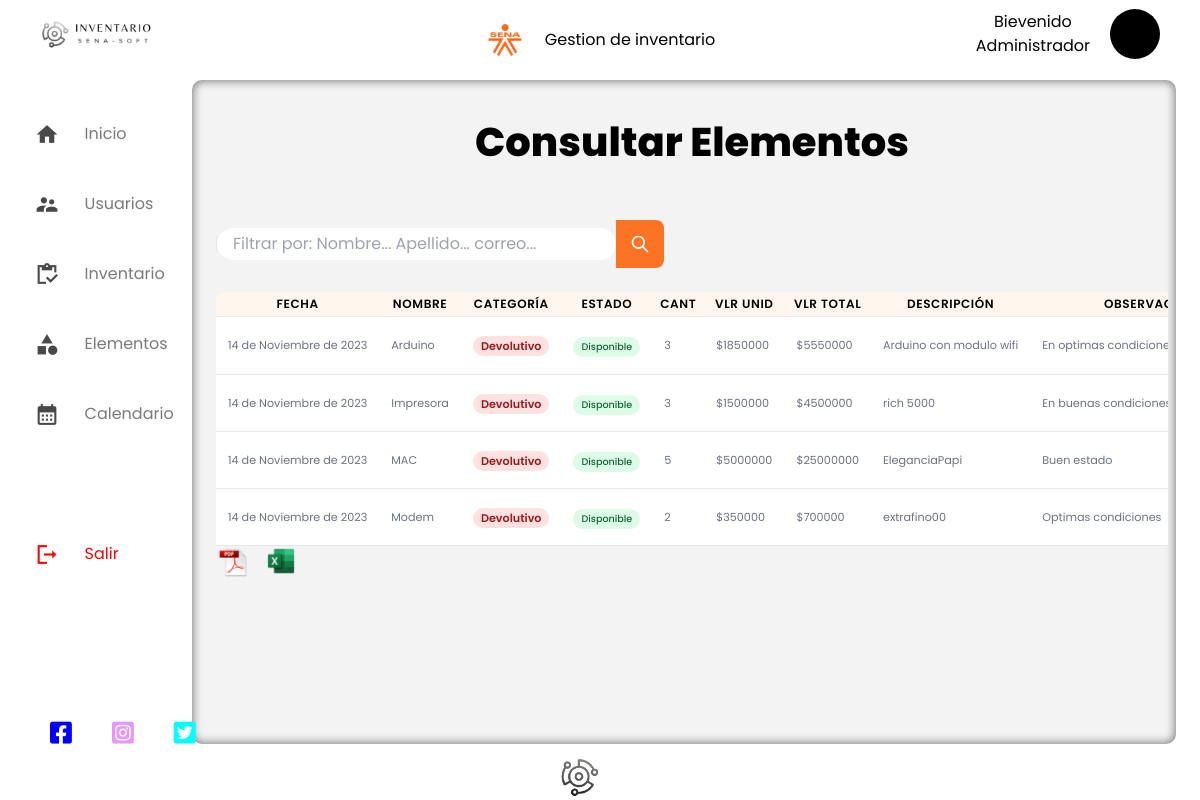
/consultarElementos/, run on the app's committed database.
### UsuariosSena/models.py (models this page shows, shortened)
class ElementosDevolutivo(models.Model):
    fechaElemento = models.DateField(auto_now_add=True)  # Manera 2 de hacerlo
    nombreElemento = models.CharField(max_length=25)
    categoriaElemento = models.CharField(
        max_length=25, choices=categoriaElemento, default="C"
    )
    estadoElemento = models.CharField(max_length=25, choices=estado, default="D")
    descripcionElemento = models.CharField(max_length=25)
    observacionElemento = models.CharField(max_length=25)
    cantidadElemento = models.IntegerField()
    valorUnidadElemento = models.IntegerField()
    valorTotalElemento = models.IntegerField(blank=True, null=True)
    serial = models.CharField(max_length=25, primary_key=True)
    facturaElemento = models.ImageField(
        upload_to="facturaElemento/", blank=True, null=True
    )  # Campo para la foto

### UsuariosSena/views.py (the view)
# urls.py: path("consultarElementos/", views.consultarElementos, name="consultarElementos"),
def consultarElementos(request):
    elementos = ElementosDevolutivo.objects.all()
    return render(
        request, "superAdmin/consultarElementos.html", {"elementos": elementos}
    )

### UsuariosSena/templates/superAdmin/consultarElementos.html (shortened to what this page needs)
{% extends '../superAdmin/basesuadmin.html' %}
{% load static %}
{% block extrastyle %}
<script src="https://cdn.tailwindcss.com"></script>
{% endblock extrastyle %}
{% block content %}
<section class="container  rounded-lg p-4 overflow-hidden m-2 ">
  <h1 class="text-[2.5rem] m-2 mb-16 font-extrabold text-center">Consultar Elementos</h1>
  <div class="flex mb-10 items-center w-full h-[1rem] border-l border-gray max-w-md " x-data="{ search: '' }">
    <div class="w-full ">
      <input type="search" class="w-full px-4 py-1 text-gray-800 rounded-full focus:outline-none" id="filtroEdad"
        placeholder="Filtrar por: Nombre... Apellido... correo... " onkeyup="filtrarTabla()" x-model="search">
    </div>
    <div>
      <button type="submit" class="flex items-center bg-[#fc7323] justify-center w-12 h-12 text-white rounded-r-lg"
        :class="(search.length > 0) ? 'bg-purple-500' : 'bg-gray-500 cursor-not-allowed'"
        :disabled="search.length == 0">
        <svg class="w-5 h-5" fill="none" stroke="currentColor" viewBox="0 0 24 24" xmlns="http://www.w3.org/2000/svg">
          <path stroke-linecap="round" stroke-linejoin="round" stroke-width="2"
            d="M21 21l-6-6m2-5a7 7 0 11-14 0 7 7 0 0114 0z"></path>
        </svg>
      </button>
    </div>
  </div>
  <div class="flex flex-col max-w-full overflow-x-auto mt-8">
    <div class="py-2 -my-2  sm:-mx-6 sm:px-6 lg:-mx-8 lg:px-8">
      <div class="inline-block scroll-auto overflow-hidden align-middle sm:rounded-lg">
        <table class="table-auto  overflow-scroll-hidden w-full" id="tablaPersonas">
          <thead>
            <tr>
              <th
                class="px-2 py-1 text-xs font-semibold leading-4 tracking-wider text-center text-black-500 uppercase border-b border-gray-200 bg-orange-50">
                Fecha</th>
              <th
                class="px-2 py-1 text-xs font-semibold leading-4 tracking-wider text-center text-black-500 uppercase border-b border-gray-200 bg-orange-50">
                Nombre</th>
              <th
                class="px-2 py-1 text-xs font-semibold leading-4 tracking-wider text-center text-black-500 uppercase border-b border-gray-200 bg-orange-50">
                Categoría</th>
              <th
                class="px-2 py-1 text-xs font-semibold leading-4 tracking-wider text-center text-black-500 uppercase border-b border-gray-200 bg-orange-50">
                Estado</th>
              <th
                class="px-2 py-1 text-xs font-semibold leading-4 tracking-wider text-center text-black-500 uppercase border-b border-gray-200 bg-orange-50">
                Cant</th>
              <th
                class="px-2 py-1 text-xs font-semibold leading-4 tracking-wider text-center text-black-500 uppercase border-b border-gray-200 bg-orange-50">
                Vlr Unid</th>
              <th
                class="px-2 py-1 text-xs font-semibold leading-4 tracking-wider text-center text-black-500 uppercase border-b border-gray-200 bg-orange-50">
                Vlr Total</th>
              <th
                class="px-2 py-1 text-xs font-semibold leading-4 tracking-wider text-center text-black-500 uppercase border-b border-gray-200 bg-orange-50">
                Descripción</th>
              <th
                class="px-2 py-1 text-xs font-semibold leading-4 tracking-wider text-center text-black-500 uppercase border-b border-gray-200 bg-orange-50">
                Observación</th>
            </tr>
          </thead>
          <tbody class="bg-white">
            {% for elemento in elementos %}
            <tr>
              <td class=" truncate px-3 py-2 whitespace-no-wrap border-b border-gray-200">
                <div class="text-[0.7rem] leading-5 text-gray-500">{{ elemento.fechaElemento }}
                </div>
              </td>
              <td class=" truncate px-3 py-2 whitespace-no-wrap border-b border-gray-200">
                <div class="text-[0.7rem] leading-5 text-gray-500">{{ elemento.nombreElemento }}
                </div>
              </td>
              <td class=" truncate px-3 py-2 whitespace-no-wrap border-b border-gray-200">
                {% if elemento.categoriaElemento == 'C' %}
                <span
                  class="text-center inline-flex px-2 text-[0.7rem] font-semibold leading-5 text-blue-800 bg-blue-100 rounded-full">
                  Consumible</span>
                {% elif elemento.categoriaElemento == 'D' %}
                <span
                  class="text-center inline-flex px-2 text-[0.7rem] font-semibold leading-5 text-red-800 bg-red-100 rounded-full">
                  Devolutivo</span>
                {% endif %}
              </td>
              <td class=" px-3 py-2 whitespace-no-wrap  border-b border-gray-200">
                {% if elemento.estadoElemento == 'D' %}
                <span
                  class="inline-flex px-2 text-[0.6rem] font-medium leading-5 text-green-800 bg-green-100 rounded-full">Disponible</span>
                {% elif elemento.estadoElemento == 'G' %}
                <span
                  class="inline-flex px-2 text-[0.6rem] font-medium leading-5 text-yellow-800 bg-yellow-100 rounded-full">Garantia</span>
                {% elif elemento.estadoElemento == 'B' %}
                <span
                  class="inline-flex px-2 text-[0.6rem] font-medium leading-5 text-orange-800 bg-orange-100 rounded-full">Baja</span>
                {% endif %}
              </td>
              <td class=" truncate px-3 py-2 whitespace-no-wrap border-b border-gray-200">
                <div class="text-[0.7rem] leading-5 text-gray-500">{{ elemento.cantidadElemento }}
                </div>
              </td>
              <td class=" truncate px-3 py-2 whitespace-no-wrap border-b border-gray-200">
                <div class="text-[0.7rem] leading-5 text-gray-500">${{ elemento.valorUnidadElemento }}
                </div>
              </td>
              <td class=" truncate px-3 py-2 whitespace-no-wrap border-b border-gray-200">
                <div class="text-[0.7rem] leading-5 text-gray-500">${{ elemento.valorTotalElemento }}
                </div>
              </td>
              <td class=" truncate px-3 py-2 whitespace-no-wrap border-b border-gray-200">
                <div class="text-[0.7rem] leading-5 text-gray-500">{{ elemento.descripcionElemento }}
                </div>
              </td>
              <td class=" truncate px-3 py-2 whitespace-no-wrap border-b border-gray-200">
                <div class="text-[0.7rem] leading-5 text-gray-500">{{ elemento.observacionElemento }}
                </div>
              </td>
            </tr>
            {% endfor %}
          </tbody>
        </table>
        <div class="flex w-20 gap-4 justify-end">
          <a href="{% url 'generar_pdf' %}" class="btn btn-primary"><img src="{% static 'img/pdf.png' %}" alt=""></a>
          <a href="{% url 'generar_excel' %}" class="btn btn-primary"><img src="{% static 'img/excel.png' %}"
              alt=""></a>
        </div>
      </div>
    </div>
  </div>
  </div>
</section>
{% endblock %}

### UsuariosSena/static/css/superAdmin/estilobase.css (style rules this page uses)
* { padding: 0; margin: 0; box-sizing: border-box; font-family: "Poppins", Arial, Helvetica, sans-serif; text-decoration: none; }

### data on the page
ElementosDevolutivo: fechaElemento "14 de Noviembre de 2023", nombreElemento "Arduino", categoriaElemento "Devolutivo", estadoElemento "Disponible", cantidadElemento "3", valorUnidadElemento "1850000", valorTotalElemento "5550000", descripcionElemento "Arduino con modulo wifi", observacionElemento "En optimas…"
ElementosDevolutivo: fechaElemento "14 de Noviembre de 2023", nombreElemento "Impresora", categoriaElemento "Devolutivo", estadoElemento "Disponible", cantidadElemento "3", valorUnidadElemento "1500000", valorTotalElemento "4500000", descripcionElemento "rich 5000", observacionElemento "En buenas…"
ElementosDevolutivo: fechaElemento "14 de Noviembre de 2023", nombreElemento "MAC", categoriaElemento "Devolutivo", estadoElemento "Disponible", cantidadElemento "5", valorUnidadElemento "5000000", valorTotalElemento "25000000", descripcionElemento "EleganciaPapi", observacionElemento "Buen estado"
ElementosDevolutivo: fechaElemento "14 de Noviembre de 2023", nombreElemento "Modem", categoriaElemento "Devolutivo", estadoElemento "Disponible", cantidadElemento "2", valorUnidadElemento "350000", valorTotalElemento "700000", descripcionElemento "extrafino00", observacionElemento "Optimas condiciones"
